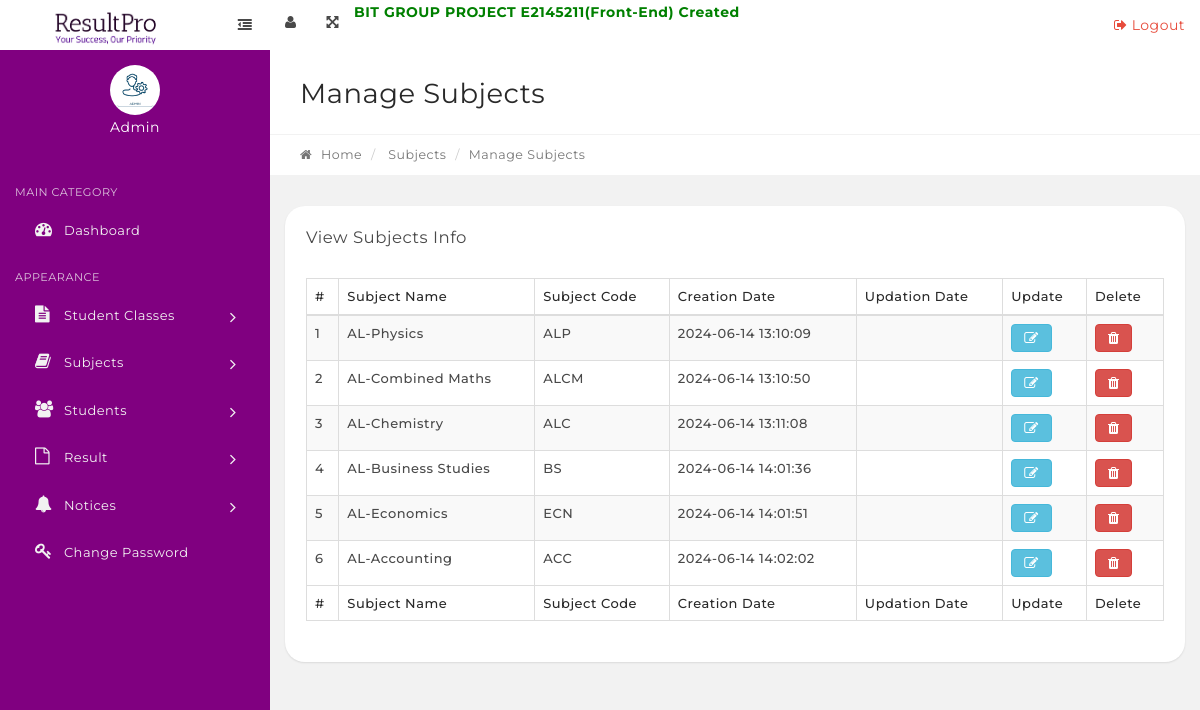
/ResultPro/manage-subjects.php, run on the app's committed database.
### tables this page shows
CREATE TABLE `tblsubjects` (
  `id` int(11) NOT NULL,
  `SubjectName` varchar(100) NOT NULL,
  `SubjectCode` varchar(100) DEFAULT NULL,
  `Creationdate` timestamp NULL DEFAULT current_timestamp(),
  `UpdationDate` timestamp NULL DEFAULT NULL
);

### ResultPro/manage-subjects.php (the view, shortened to what this page needs)
<?php
include('includes/config.php');
if(strlen($_SESSION['alogin'])=="")
    {
    header("Location: index.php");
    }
    else{
?>
<link rel="stylesheet" type="text/css" href="assets/js/DataTables/datatables.min.css"/>
   <?php include('includes/topbar.php');?>
            <div class="content-wrapper">
                <div class="content-container">
<?php include('includes/leftbar.php');?>
                    <div class="main-page">
                        <div class="container-fluid">
                            <div class="row page-title-div">
                                <div class="col-md-6">
                                    <h2 class="title">Manage Subjects</h2>
                                </div>
                            </div>
                            <div class="row breadcrumb-div">
                                <div class="col-md-6">
                                    <ul class="breadcrumb">
            							<li><a href="dashboard.php"><i class="fa fa-home"></i> Home</a></li>
                                        <li> Subjects</li>
            							<li class="active">Manage Subjects</li>
            						</ul>
                                </div>
                            </div>
                        </div>
                        <section class="section">
                            <div class="container-fluid">
                                <div class="row">
                                    <div class="col-md-12">
                                        <div class="panel">
                                            <div class="panel-heading">
                                                <div class="panel-title">
                                                    <h5>View Subjects Info</h5>
                                                </div>
                                            </div>
                                            <div class="panel-body p-20">
                                                <table id="example" class="display table table-striped table-bordered" cellspacing="0" width="100%">
                                                    <thead>
                                                        <tr>
                                                            <th>#</th>
                                                            <th>Subject Name</th>
                                                            <th>Subject Code</th>
                                                            <th>Creation Date</th>
                                                            <th>Updation Date</th>
                                                            <th>Update</th>
															<th>Delete</th>
                                                        </tr>
                                                    </thead>
                                                    <tfoot>
                                                        <tr>
                                                          <th>#</th>
                                                             <th>Subject Name</th>
                                                            <th>Subject Code</th>
                                                            <th>Creation Date</th>
                                                            <th>Updation Date</th>
                                                            <th>Update</th>
															<th>Delete</th>
                                                        </tr>
                                                    </tfoot>
                                                    <tbody>
<?php $sql = "SELECT * from tblsubjects";
$query = $dbh->prepare($sql);
$query->execute();
$results=$query->fetchAll(PDO::FETCH_OBJ);
$cnt=1;
if($query->rowCount() > 0)
{
foreach($results as $result)
{   ?>
<tr>
 <td><?php echo htmlentities($cnt);?></td>
                                                            <td><?php echo htmlentities($result->SubjectName);?></td>
                                                            <td><?php echo htmlentities($result->SubjectCode);?></td>
                                                            <td><?php echo htmlentities($result->Creationdate);?></td>
                                                            <td><?php echo htmlentities($result->UpdationDate);?></td>
<td>
<a href="edit-subject.php?subjectid=<?php echo htmlentities($result->id);?>" class="btn btn-info"><i class="fa fa-edit" title="Edit Record"></i> </a>
</td>
<td>
    <a href="delete-subject.php?subjectid=<?php echo htmlentities($result->id);?>" class="btn btn-danger" onclick="return confirm('Are you sure you want to delete this subject?');"><i class="fa fa-trash" title="Delete Record"></i> </a>
</td>
</tr>
<?php $cnt=$cnt+1;}} ?>
                                                    </tbody>
                                                </table>
                                            </div>
                                        </div>
                                    </div>
                                                </div>
                                            </div>
                                        </div>
                                    </div>
                                </div>
                            </div>
<?php include('includes/footer.php');?>
<?php } ?>

### data on the page
tblsubjects: SubjectName "AL-Physics", SubjectCode "ALP", Creationdate "2024-06-14 13:10:09"
tblsubjects: SubjectName "AL-Combined Maths", SubjectCode "ALCM", Creationdate "2024-06-14 13:10:50"
tblsubjects: SubjectName "AL-Chemistry", SubjectCode "ALC", Creationdate "2024-06-14 13:11:08"
tblsubjects: SubjectName "AL-Business Studies", SubjectCode "BS", Creationdate "2024-06-14 14:01:36"
tblsubjects: SubjectName "AL-Economics", SubjectCode "ECN", Creationdate "2024-06-14 14:01:51"
tblsubjects: SubjectName "AL-Accounting", SubjectCode "ACC", Creationdate "2024-06-14 14:02:02"
